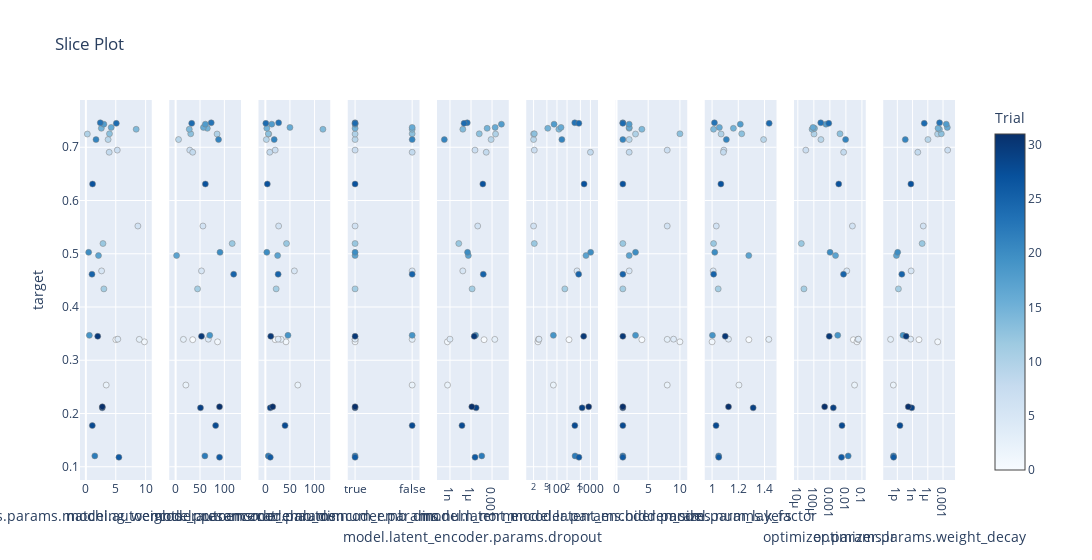

The notebook cell this image was saved under:
### Code cell
# fig = optuna.visualization.plot_parallel_coordinate(plotted_study, target=target, target_name=target_name, params=['model.encoder.params.pooling', 'pretrain_model.encoder.params.pooling',])
# fig = optuna.visualization.plot_contour(study, target=target, target_name=target_name, params=params+not_imp)
fig = optuna.visualization.plot_slice(study, target=target, target_name=target_name)#, params=["model.encoder.params.num_layers"] )
# fig = optuna.visualization.plot_optimization_history(study, target=target, target_name=target_name, error_bar=False)
# targets = lambda t: (t.params["schedulers.beta.BetaScheduler.factor"], t.user_attrs["test_Reconstruction overall_mean"])
# target_names = ["memory_after_mean", "test_Reconstruction overall_mean"]
# fig = optuna.visualization.plot_pareto_front(study, targets=targets, target_names=target_names)
fig

### Figure 1 — Plotly figure (JSON) as saved in the notebook; plotly's stock layout.template omitted (floating-point values rounded to 4 significant figures)
{"data": [{"marker": {"color": [0, 1, 2, 3, 4, 5, 6, 7, 8, 9, 10, 11, 12, 13, 14, 15, 16, 17, 18, 19, 20, 21, 22, 23, 24, 25, 26, 27, 28, 29, 30, 31], "colorbar": {"title": {"text": "Trial"}, "x": 1, "xpad": 40}, "colorscale": [[0, "rgb(247,251,255)"], [0.125, "rgb(222,235,247)"], [0.25, "rgb(198,219,239)"], [0.375, "rgb(158,202,225)"], [0.5, "rgb(107,174,214)"], [0.625, "rgb(66,146,198)"], [0.75, "rgb(33,113,181)"], [0.875, "rgb(8,81,156)"], [1, "rgb(8,48,107)"]], "line": {"color": "Grey", "width": 0.5}, "showscale": true}, "mode": "markers", "name": "Feasible Trial", "showlegend": false, "type": "scatter", "x": [5.018, 9.795, 3.402, 8.933, 5.344, 2.628, 8.701, 5.252, 3.898, 3.716, 0.2436, 3.01, 2.859, 3.948, 8.415, 2.586, 4.236, 2.112, 3.009, 0.5834, 0.463, 1.695, 1.494, 2.411, 5.091, 1.02, 5.526, 1.116, 1.077, 2.737, 1.985, 2.753], "xaxis": "x", "y": [0.3386, 0.3346, 0.2534, 0.3392, 0.3396, 0.4678, 0.5521, 0.6946, 0.6906, 0.7145, 0.7249, 0.434, 0.5192, 0.7253, 0.7338, 0.7356, 0.7373, 0.4967, 0.7433, 0.3467, 0.5026, 0.7144, 0.1204, 0.746, 0.7449, 0.4616, 0.1178, 0.631, 0.1773, 0.2106, 0.345, 0.2126], "yaxis": "y"}, {"marker": {"color": [0, 1, 2, 3, 4, 5, 6, 7, 8, 9, 10, 11, 12, 13, 14, 15, 16, 17, 18, 19, 20, 21, 22, 23, 24, 25, 26, 27, 28, 29, 30, 31], "colorbar": {"title": {"text": "Trial"}, "x": 1, "xpad": 40}, "colorscale": [[0, "rgb(247,251,255)"], [0.125, "rgb(222,235,247)"], [0.25, "rgb(198,219,239)"], [0.375, "rgb(158,202,225)"], [0.5, "rgb(107,174,214)"], [0.625, "rgb(66,146,198)"], [0.75, "rgb(33,113,181)"], [0.875, "rgb(8,81,156)"], [1, "rgb(8,48,107)"]], "line": {"color": "Grey", "width": 0.5}, "showscale": false}, "mode": "markers", "name": "Feasible Trial", "showlegend": false, "type": "scatter", "x": [35, 86, 21, 16, 67, 53, 56, 29, 35, 6, 85, 45, 116, 31, 28, 65, 57, 2, 61, 70, 91, 88, 60, 73, 33, 119, 90, 61, 82, 51, 53, 90], "xaxis": "x2", "y": [0.3386, 0.3346, 0.2534, 0.3392, 0.3396, 0.4678, 0.5521, 0.6946, 0.6906, 0.7145, 0.7249, 0.434, 0.5192, 0.7253, 0.7338, 0.7356, 0.7373, 0.4967, 0.7433, 0.3467, 0.5026, 0.7144, 0.1204, 0.746, 0.7449, 0.4616, 0.1178, 0.631, 0.1773, 0.2106, 0.345, 0.2126], "yaxis": "y2"}, {"marker": {"color": [0, 1, 2, 3, 4, 5, 6, 7, 8, 9, 10, 11, 12, 13, 14, 15, 16, 17, 18, 19, 20, 21, 22, 23, 24, 25, 26, 27, 28, 29, 30, 31], "colorbar": {"title": {"text": "Trial"}, "x": 1, "xpad": 40}, "colorscale": [[0, "rgb(247,251,255)"], [0.125, "rgb(222,235,247)"], [0.25, "rgb(198,219,239)"], [0.375, "rgb(158,202,225)"], [0.5, "rgb(107,174,214)"], [0.625, "rgb(66,146,198)"], [0.75, "rgb(33,113,181)"], [0.875, "rgb(8,81,156)"], [1, "rgb(8,48,107)"]], "line": {"color": "Grey", "width": 0.5}, "showscale": false}, "mode": "markers", "name": "Feasible Trial", "showlegend": false, "type": "scatter", "x": [20, 42, 66, 32, 26, 59, 27, 20, 9, 2, 7, 22, 43, 6, 117, 3, 50, 25, 13, 46, 3, 18, 6, 27, 1, 26, 10, 4, 40, 10, 11, 15], "xaxis": "x3", "y": [0.3386, 0.3346, 0.2534, 0.3392, 0.3396, 0.4678, 0.5521, 0.6946, 0.6906, 0.7145, 0.7249, 0.434, 0.5192, 0.7253, 0.7338, 0.7356, 0.7373, 0.4967, 0.7433, 0.3467, 0.5026, 0.7144, 0.1204, 0.746, 0.7449, 0.4616, 0.1178, 0.631, 0.1773, 0.2106, 0.345, 0.2126], "yaxis": "y3"}, {"marker": {"color": [0, 1, 2, 3, 4, 5, 6, 7, 8, 9, 10, 11, 12, 13, 14, 15, 16, 17, 18, 19, 20, 21, 22, 23, 24, 25, 26, 27, 28, 29, 30, 31], "colorbar": {"title": {"text": "Trial"}, "x": 1, "xpad": 40}, "colorscale": [[0, "rgb(247,251,255)"], [0.125, "rgb(222,235,247)"], [0.25, "rgb(198,219,239)"], [0.375, "rgb(158,202,225)"], [0.5, "rgb(107,174,214)"], [0.625, "rgb(66,146,198)"], [0.75, "rgb(33,113,181)"], [0.875, "rgb(8,81,156)"], [1, "rgb(8,48,107)"]], "line": {"color": "Grey", "width": 0.5}, "showscale": false}, "mode": "markers", "name": "Feasible Trial", "showlegend": false, "type": "scatter", "x": [true, true, false, false, true, false, true, true, false, true, true, true, true, false, false, true, false, true, true, false, true, false, true, true, true, false, true, true, false, true, true, true], "xaxis": "x4", "y": [0.3386, 0.3346, 0.2534, 0.3392, 0.3396, 0.4678, 0.5521, 0.6946, 0.6906, 0.7145, 0.7249, 0.434, 0.5192, 0.7253, 0.7338, 0.7356, 0.7373, 0.4967, 0.7433, 0.3467, 0.5026, 0.7144, 0.1204, 0.746, 0.7449, 0.4616, 0.1178, 0.631, 0.1773, 0.2106, 0.345, 0.2126], "yaxis": "y4"}, {"marker": {"color": [0, 1, 2, 3, 4, 5, 6, 7, 8, 9, 10, 11, 12, 13, 14, 15, 16, 17, 18, 19, 20, 21, 22, 23, 24, 25, 26, 27, 28, 29, 30, 31], "colorbar": {"title": {"text": "Trial"}, "x": 1, "xpad": 40}, "colorscale": [[0, "rgb(247,251,255)"], [0.125, "rgb(222,235,247)"], [0.25, "rgb(198,219,239)"], [0.375, "rgb(158,202,225)"], [0.5, "rgb(107,174,214)"], [0.625, "rgb(66,146,198)"], [0.75, "rgb(33,113,181)"], [0.875, "rgb(8,81,156)"], [1, "rgb(8,48,107)"]], "line": {"color": "Grey", "width": 0.5}, "showscale": false}, "mode": "markers", "name": "Feasible Trial", "showlegend": false, "type": "scatter", "x": [7.275e-05, 4.299e-10, 4.52e-10, 0.002442, 9.909e-10, 6.75e-08, 9.064e-06, 3.685e-06, 0.0001479, 0.0007328, 0.003142, 1.435e-06, 1.803e-08, 1.498e-05, 6.824e-08, 0.0001988, 0.002754, 4.161e-07, 0.02161, 4.45e-06, 3.226e-07, 1.574e-10, 3.413e-05, 2.923e-07, 1.024e-07, 5.615e-05, 3.76e-06, 4.867e-05, 5.159e-08, 5.393e-06, 2.85e-06, 1.296e-06], "xaxis": "x5", "y": [0.3386, 0.3346, 0.2534, 0.3392, 0.3396, 0.4678, 0.5521, 0.6946, 0.6906, 0.7145, 0.7249, 0.434, 0.5192, 0.7253, 0.7338, 0.7356, 0.7373, 0.4967, 0.7433, 0.3467, 0.5026, 0.7144, 0.1204, 0.746, 0.7449, 0.4616, 0.1178, 0.631, 0.1773, 0.2106, 0.345, 0.2126], "yaxis": "y5"}, {"marker": {"color": [0, 1, 2, 3, 4, 5, 6, 7, 8, 9, 10, 11, 12, 13, 14, 15, 16, 17, 18, 19, 20, 21, 22, 23, 24, 25, 26, 27, 28, 29, 30, 31], "colorbar": {"title": {"text": "Trial"}, "x": 1, "xpad": 40}, "colorscale": [[0, "rgb(247,251,255)"], [0.125, "rgb(222,235,247)"], [0.25, "rgb(198,219,239)"], [0.375, "rgb(158,202,225)"], [0.5, "rgb(107,174,214)"], [0.625, "rgb(66,146,198)"], [0.75, "rgb(33,113,181)"], [0.875, "rgb(8,81,156)"], [1, "rgb(8,48,107)"]], "line": {"color": "Grey", "width": 0.5}, "showscale": false}, "mode": "markers", "name": "Feasible Trial", "showlegend": false, "type": "scatter", "x": [229, 27, 78, 28, 29, 398, 20, 21, 1001, 20, 20, 172, 21, 21, 114, 53, 132, 736, 82, 78, 1016, 140, 347, 340, 452, 445, 453, 646, 342, 564, 628, 888], "xaxis": "x6", "y": [0.3386, 0.3346, 0.2534, 0.3392, 0.3396, 0.4678, 0.5521, 0.6946, 0.6906, 0.7145, 0.7249, 0.434, 0.5192, 0.7253, 0.7338, 0.7356, 0.7373, 0.4967, 0.7433, 0.3467, 0.5026, 0.7144, 0.1204, 0.746, 0.7449, 0.4616, 0.1178, 0.631, 0.1773, 0.2106, 0.345, 0.2126], "yaxis": "y6"}, {"marker": {"color": [0, 1, 2, 3, 4, 5, 6, 7, 8, 9, 10, 11, 12, 13, 14, 15, 16, 17, 18, 19, 20, 21, 22, 23, 24, 25, 26, 27, 28, 29, 30, 31], "colorbar": {"title": {"text": "Trial"}, "x": 1, "xpad": 40}, "colorscale": [[0, "rgb(247,251,255)"], [0.125, "rgb(222,235,247)"], [0.25, "rgb(198,219,239)"], [0.375, "rgb(158,202,225)"], [0.5, "rgb(107,174,214)"], [0.625, "rgb(66,146,198)"], [0.75, "rgb(33,113,181)"], [0.875, "rgb(8,81,156)"], [1, "rgb(8,48,107)"]], "line": {"color": "Grey", "width": 0.5}, "showscale": false}, "mode": "markers", "name": "Feasible Trial", "showlegend": false, "type": "scatter", "x": [4, 10, 8, 8, 9, 2, 8, 8, 2, 2, 3, 1, 1, 10, 4, 2, 2, 2, 2, 3, 3, 1, 1, 1, 1, 1, 1, 1, 1, 1, 1, 1], "xaxis": "x7", "y": [0.3386, 0.3346, 0.2534, 0.3392, 0.3396, 0.4678, 0.5521, 0.6946, 0.6906, 0.7145, 0.7249, 0.434, 0.5192, 0.7253, 0.7338, 0.7356, 0.7373, 0.4967, 0.7433, 0.3467, 0.5026, 0.7144, 0.1204, 0.746, 0.7449, 0.4616, 0.1178, 0.631, 0.1773, 0.2106, 0.345, 0.2126], "yaxis": "y7"}, {"marker": {"color": [0, 1, 2, 3, 4, 5, 6, 7, 8, 9, 10, 11, 12, 13, 14, 15, 16, 17, 18, 19, 20, 21, 22, 23, 24, 25, 26, 27, 28, 29, 30, 31], "colorbar": {"title": {"text": "Trial"}, "x": 1, "xpad": 40}, "colorscale": [[0, "rgb(247,251,255)"], [0.125, "rgb(222,235,247)"], [0.25, "rgb(198,219,239)"], [0.375, "rgb(158,202,225)"], [0.5, "rgb(107,174,214)"], [0.625, "rgb(66,146,198)"], [0.75, "rgb(33,113,181)"], [0.875, "rgb(8,81,156)"], [1, "rgb(8,48,107)"]], "line": {"color": "Grey", "width": 0.5}, "showscale": false}, "mode": "markers", "name": "Feasible Trial", "showlegend": false, "type": "scatter", "x": [1.281, 1, 1.205, 1.433, 1.125, 1.008, 1.032, 1.09, 1.086, 1.393, 1.069, 1.047, 1.011, 1.226, 1.011, 1.163, 1.056, 1.28, 1.215, 1.003, 1.02, 1.109, 1.05, 1.018, 1.436, 1.012, 1.051, 1.067, 1.03, 1.314, 1.1, 1.125], "xaxis": "x8", "y": [0.3386, 0.3346, 0.2534, 0.3392, 0.3396, 0.4678, 0.5521, 0.6946, 0.6906, 0.7145, 0.7249, 0.434, 0.5192, 0.7253, 0.7338, 0.7356, 0.7373, 0.4967, 0.7433, 0.3467, 0.5026, 0.7144, 0.1204, 0.746, 0.7449, 0.4616, 0.1178, 0.631, 0.1773, 0.2106, 0.345, 0.2126], "yaxis": "y8"}, {"marker": {"color": [0, 1, 2, 3, 4, 5, 6, 7, 8, 9, 10, 11, 12, 13, 14, 15, 16, 17, 18, 19, 20, 21, 22, 23, 24, 25, 26, 27, 28, 29, 30, 31], "colorbar": {"title": {"text": "Trial"}, "x": 1, "xpad": 40}, "colorscale": [[0, "rgb(247,251,255)"], [0.125, "rgb(222,235,247)"], [0.25, "rgb(198,219,239)"], [0.375, "rgb(158,202,225)"], [0.5, "rgb(107,174,214)"], [0.625, "rgb(66,146,198)"], [0.75, "rgb(33,113,181)"], [0.875, "rgb(8,81,156)"], [1, "rgb(8,48,107)"]], "line": {"color": "Grey", "width": 0.5}, "showscale": false}, "mode": "markers", "name": "Feasible Trial", "showlegend": false, "type": "scatter", "x": [0.02931, 0.04904, 0.03468, 0.05644, 0.06041, 0.01138, 0.02549, 3.149e-05, 0.007208, 0.0002766, 0.0001027, 2.408e-05, 1.657e-05, 0.004269, 7.77e-05, 0.0001096, 8.92e-05, 0.002257, 0.0005758, 0.003092, 0.001029, 0.009582, 0.0139, 0.0002697, 0.0008547, 0.007118, 0.005326, 0.003571, 0.005704, 0.001641, 0.0009132, 0.0004717], "xaxis": "x9", "y": [0.3386, 0.3346, 0.2534, 0.3392, 0.3396, 0.4678, 0.5521, 0.6946, 0.6906, 0.7145, 0.7249, 0.434, 0.5192, 0.7253, 0.7338, 0.7356, 0.7373, 0.4967, 0.7433, 0.3467, 0.5026, 0.7144, 0.1204, 0.746, 0.7449, 0.4616, 0.1178, 0.631, 0.1773, 0.2106, 0.345, 0.2126], "yaxis": "y9"}, {"marker": {"color": [0, 1, 2, 3, 4, 5, 6, 7, 8, 9, 10, 11, 12, 13, 14, 15, 16, 17, 18, 19, 20, 21, 22, 23, 24, 25, 26, 27, 28, 29, 30, 31], "colorbar": {"title": {"text": "Trial"}, "x": 1, "xpad": 40}, "colorscale": [[0, "rgb(247,251,255)"], [0.125, "rgb(222,235,247)"], [0.25, "rgb(198,219,239)"], [0.375, "rgb(158,202,225)"], [0.5, "rgb(107,174,214)"], [0.625, "rgb(66,146,198)"], [0.75, "rgb(33,113,181)"], [0.875, "rgb(8,81,156)"], [1, "rgb(8,48,107)"]], "line": {"color": "Grey", "width": 0.5}, "showscale": false}, "mode": "markers", "name": "Feasible Trial", "showlegend": false, "type": "scatter", "x": [1.837e-08, 8.893e-05, 1.637e-13, 4.698e-14, 4.345e-10, 5.248e-10, 1.272e-07, 0.008166, 1.078e-08, 1.077e-06, 8.579e-05, 1.641e-12, 7.731e-08, 0.0004618, 0.0001938, 0.0001045, 0.006953, 6.657e-13, 0.004321, 1.301e-11, 1.173e-12, 3.657e-11, 1.749e-13, 0.0002067, 2.006e-07, 7.737e-12, 1.848e-13, 4.698e-10, 3.303e-12, 6.817e-10, 5.327e-11, 1.428e-10], "xaxis": "x10", "y": [0.3386, 0.3346, 0.2534, 0.3392, 0.3396, 0.4678, 0.5521, 0.6946, 0.6906, 0.7145, 0.7249, 0.434, 0.5192, 0.7253, 0.7338, 0.7356, 0.7373, 0.4967, 0.7433, 0.3467, 0.5026, 0.7144, 0.1204, 0.746, 0.7449, 0.4616, 0.1178, 0.631, 0.1773, 0.2106, 0.345, 0.2126], "yaxis": "y10"}], "layout": {"title": {"text": "Slice Plot"}, "width": 3000, "xaxis": {"anchor": "y", "domain": [0, 0.082], "title": {"text": "loss.params.matching_weights._presence"}}, "xaxis10": {"anchor": "y10", "domain": [0.918, 1.0], "title": {"text": "optimizer.params.weight_decay"}, "type": "log"}, "xaxis2": {"anchor": "y2", "domain": [0.102, 0.184], "title": {"text": "model.autoencoder.params.cat_emb_dim"}}, "xaxis3": {"anchor": "y3", "domain": [0.204, 0.286], "title": {"text": "model.autoencoder.params.num_emb_dim"}}, "xaxis4": {"anchor": "y4", "categoryarray": [true, false], "categoryorder": "array", "domain": [0.306, 0.388], "title": {"text": "model.autoencoder.params.num_norm"}, "type": "category"}, "xaxis5": {"anchor": "y5", "domain": [0.408, 0.49], "title": {"text": "model.latent_encoder.params.dropout"}, "type": "log"}, "xaxis6": {"anchor": "y6", "domain": [0.51, 0.592], "title": {"text": "model.latent_encoder.params.hidden_size"}, "type": "log"}, "xaxis7": {"anchor": "y7", "domain": [0.612, 0.694], "title": {"text": "model.latent_encoder.params.num_layers"}}, "xaxis8": {"anchor": "y8", "domain": [0.714, 0.796], "title": {"text": "model.params.k_factor"}}, "xaxis9": {"anchor": "y9", "domain": [0.816, 0.898], "title": {"text": "optimizer.params.lr"}, "type": "log"}, "yaxis": {"anchor": "x", "domain": [0, 1], "title": {"text": "target"}}, "yaxis10": {"anchor": "x10", "domain": [0, 1], "matches": "y", "showticklabels": false}, "yaxis2": {"anchor": "x2", "domain": [0, 1], "matches": "y", "showticklabels": false}, "yaxis3": {"anchor": "x3", "domain": [0, 1], "matches": "y", "showticklabels": false}, "yaxis4": {"anchor": "x4", "domain": [0, 1], "matches": "y", "showticklabels": false}, "yaxis5": {"anchor": "x5", "domain": [0, 1], "matches": "y", "showticklabels": false}, "yaxis6": {"anchor": "x6", "domain": [0, 1], "matches": "y", "showticklabels": false}, "yaxis7": {"anchor": "x7", "domain": [0, 1], "matches": "y", "showticklabels": false}, "yaxis8": {"anchor": "x8", "domain": [0, 1], "matches": "y", "showticklabels": false}, "yaxis9": {"anchor": "x9", "domain": [0, 1], "matches": "y", "showticklabels": false}}}
